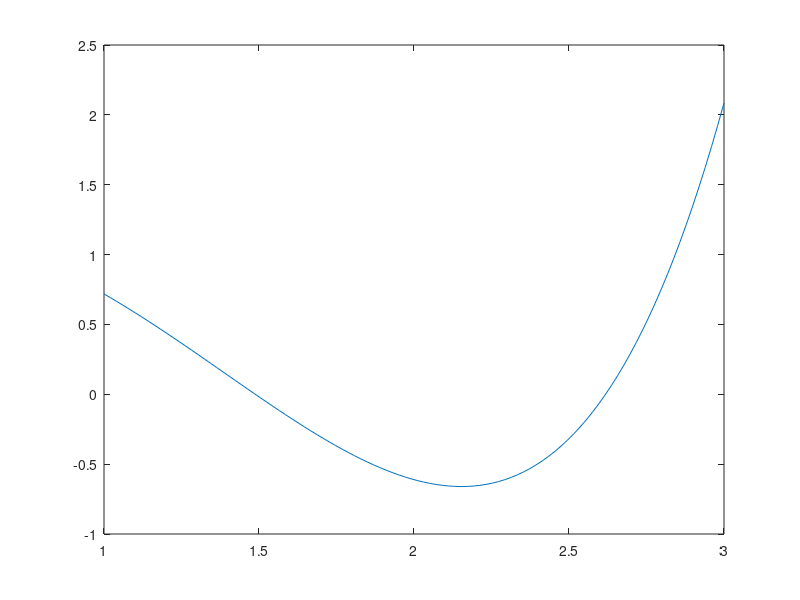

Write the MATLAB code that produced this figure. (Note: this script raises an error after producing the figure.)
format long;

f = @(x)exp(x)-2*x.^2;

% Deluppgift A
x = linspace(1,3);
y = f(x);
plot(x, y);

% Deluppgift B
intervallhalvering(f, 2, 3, 0.01)

% Deluppgift C
newtonraphson(f, 1, 0.5e-7);
newtonraphson(f, 3, 0.5e-7);

% Deluppgift D

% Ifall vi tänker igenom algoritmen för halveringsmetoden 
% så håller den på så länge 𝑓(𝑎) ∙ 𝑓(𝑏) < 0, vilket betyder 
% att vi vill kolla 𝑓(1) ∙ 𝑓(3), vilket är större än noll 
% som innebär att det finns antingen ingen eller ett jämt 
% antal lösningar på problemet. Ifall vi skulle kringgå 
% detta så skulle man aldrig få ett exakt svar med 
% halveringsmetoden, då det naturliga talet har ett oändligt 
% antal decimaler och svaret då antagligen också skulle 
% behöva det. I Matlab skulle man kanske kunna få 14 decimalers
% precision, men det är inget jämfört med totalen. Däremot 
% skulle det ju gå att lösa ekvationen på ett annat sätt, 
% men intervallhalveringsmetoden är inte den rekommenderade 
% metoden för ett exakt svar.

% Deluppgift B
function val = intervallhalvering(f, a, b, delta)
    m = (a + b) / 2;
    while(abs(a - b) > delta)
        if(f(a) * f(m) < 0)
            b = m;
        else
            a = m;
        end
        m = (a + b) / 2;
    end
    val = m;
end

% Deluppgift C
function [xn, n] = newtonraphson(f, x0, tol)
    syms x;
    fprim = diff(f(x) );
    
    xn = x0;
    d = f(xn) / eval(subs(fprim, xn));
    n = 0;

    while (abs(d) >= tol)
        d = f(xn) / eval(subs(fprim, xn));
        xn = xn - d;
        n = n + 1;
    end

    %fprintf("n iterations: %d\n", n)
    %fprintf("x approx: %f\n", xn)
end